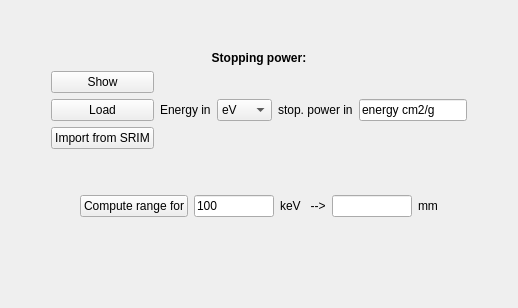
             <widget class="QWidget" name="pageCharged">
              <layout class="QVBoxLayout" name="verticalLayout_10">
               <item>
                <spacer name="verticalSpacer_11">
                 <property name="orientation">
                  <enum>Qt::Vertical</enum>
                 </property>
                 <property name="sizeHint" stdset="0">
                  <size>
                   <width>20</width>
                   <height>40</height>
                  </size>
                 </property>
                </spacer>
               </item>
               <item>
                <widget class="QLabel" name="label_30">
                 <property name="font">
                  <font>
                   <weight>75</weight>
                   <bold>true</bold>
                  </font>
                 </property>
                 <property name="text">
                  <string>Stopping power:</string>
                 </property>
                 <property name="alignment">
                  <set>Qt::AlignCenter</set>
                 </property>
                </widget>
               </item>
               <item>
                <layout class="QHBoxLayout" name="horizontalLayout_37">
                 <item>
                  <spacer name="horizontalSpacer_35">
                   <property name="orientation">
                    <enum>Qt::Horizontal</enum>
                   </property>
                   <property name="sizeHint" stdset="0">
                    <size>
                     <width>40</width>
                     <height>20</height>
                    </size>
                   </property>
                  </spacer>
                 </item>
                 <item>
                  <layout class="QVBoxLayout" name="verticalLayout_9">
                   <item>
                    <widget class="QPushButton" name="pbShowStoppingPower">
                     <property name="text">
                      <string>Show</string>
                     </property>
                    </widget>
                   </item>
                   <item>
                    <widget class="QPushButton" name="pbLoadDeDr">
                     <property name="text">
                      <string>Load</string>
                     </property>
                    </widget>
                   </item>
                   <item>
                    <widget class="QPushButton" name="pbImportStoppingPowerFromTrim">
                     <property name="text">
                      <string>Import from SRIM</string>
                     </property>
                    </widget>
                   </item>
                  </layout>
                 </item>
                 <item>
                  <layout class="QHBoxLayout" name="horizontalLayout_36">
                   <item>
                    <widget class="QLabel" name="label_31">
                     <property name="text">
                      <string>Energy in</string>
                     </property>
                    </widget>
                   </item>
                   <item>
                    <widget class="QComboBox" name="cobStoppingPowerUnits">
                     <item>
                      <property name="text">
                       <string>eV</string>
                      </property>
                     </item>
                     <item>
                      <property name="text">
                       <string>keV</string>
                      </property>
                     </item>
                     <item>
                      <property name="text">
                       <string>MeV</string>
                      </property>
                     </item>
                    </widget>
                   </item>
                   <item>
                    <widget class="QLabel" name="label_32">
                     <property name="text">
                      <string>stop. power in</string>
                     </property>
                    </widget>
                   </item>
                   <item>
                    <widget class="QLineEdit" name="leiStopPowerUnits">
                     <property name="text">
                      <string>energy cm2/g</string>
                     </property>
                     <property name="readOnly">
                      <bool>true</bool>
                     </property>
                    </widget>
                   </item>
                   <item>
                    <spacer name="horizontalSpacer_37">
                     <property name="orientation">
                      <enum>Qt::Horizontal</enum>
                     </property>
                     <property name="sizeHint" stdset="0">
                      <size>
                       <width>40</width>
                       <height>20</height>
                      </size>
                     </property>
                    </spacer>
                   </item>
                  </layout>
                 </item>
                </layout>
               </item>
               <item>
                <spacer name="verticalSpacer_7">
                 <property name="orientation">
                  <enum>Qt::Vertical</enum>
                 </property>
                 <property name="sizeHint" stdset="0">
                  <size>
                   <width>20</width>
                   <height>40</height>
                  </size>
                 </property>
                </spacer>
               </item>
               <item>
                <layout class="QHBoxLayout" name="horizontalLayout_35">
                 <item>
                  <spacer name="horizontalSpacer_31">
                   <property name="orientation">
                    <enum>Qt::Horizontal</enum>
                   </property>
                   <property name="sizeHint" stdset="0">
                    <size>
                     <width>40</width>
                     <height>20</height>
                    </size>
                   </property>
                  </spacer>
                 </item>
                 <item>
                  <widget class="QPushButton" name="pbComputeRangeCharged">
                   <property name="text">
                    <string>Compute range for</string>
                   </property>
                  </widget>
                 </item>
                 <item>
                  <widget class="QLineEdit" name="ledMFPenergy_2">
                   <property name="maximumSize">
                    <size>
                     <width>80</width>
                     <height>16777215</height>
                    </size>
                   </property>
                   <property name="text">
                    <string>100</string>
                   </property>
                  </widget>
                 </item>
                 <item>
                  <widget class="QLabel" name="label_50">
                   <property name="text">
                    <string>keV   --&gt;</string>
                   </property>
                   <property name="alignment">
                    <set>Qt::AlignLeading|Qt::AlignLeft|Qt::AlignVCenter</set>
                   </property>
                  </widget>
                 </item>
                 <item>
                  <widget class="QLineEdit" name="leMFP_2">
                   <property name="maximumSize">
                    <size>
                     <width>80</width>
                     <height>16777215</height>
                    </size>
                   </property>
                   <property name="readOnly">
                    <bool>true</bool>
                   </property>
                  </widget>
                 </item>
                 <item>
                  <widget class="QLabel" name="label_51">
                   <property name="text">
                    <string>mm</string>
                   </property>
                  </widget>
                 </item>
                 <item>
                  <spacer name="horizontalSpacer_34">
                   <property name="orientation">
                    <enum>Qt::Horizontal</enum>
                   </property>
                   <property name="sizeHint" stdset="0">
                    <size>
                     <width>40</width>
                     <height>20</height>
                    </size>
                   </property>
                  </spacer>
                 </item>
                </layout>
               </item>
               <item>
                <spacer name="verticalSpacer_5">
                 <property name="orientation">
                  <enum>Qt::Vertical</enum>
                 </property>
                 <property name="sizeHint" stdset="0">
                  <size>
                   <width>20</width>
                   <height>40</height>
                  </size>
                 </property>
                </spacer>
               </item>
               <item>
                <spacer name="verticalSpacer_6">
                 <property name="orientation">
                  <enum>Qt::Vertical</enum>
                 </property>
                 <property name="sizeHint" stdset="0">
                  <size>
                   <width>20</width>
                   <height>40</height>
                  </size>
                 </property>
                </spacer>
               </item>
              </layout>
             </widget>
